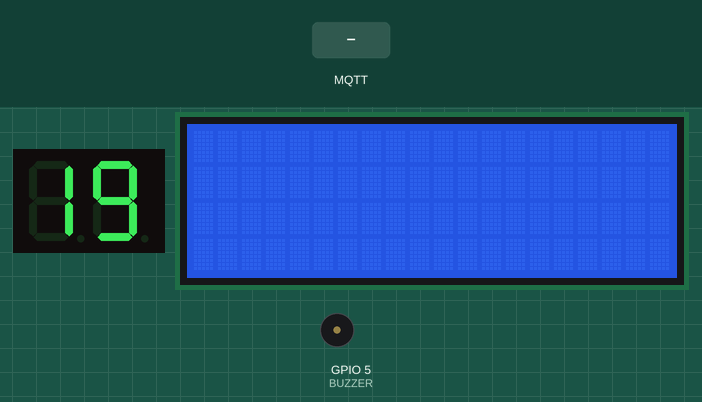
This sketch was run on a simulated ESP32. Shown: 2-digit seven-segment display, 20×4 character LCD, buzzer (waves = sounding, pin HIGH). Wiring (inferred from the names in the program): 2-digit 7-segment display, segments lit when LOW: segments GPIO 27, GPIO 2, GPIO 3, GPIO 4, GPIO 15, GPIO 25, GPIO 17; digit selects GPIO 26, GPIO 19. The inputs (shaded band) are chosen by the test bench. WiFi joins after 1.5 s; servers stay silent unless stated; no MQTT or app messages arrive unless stated; the segment pins are drawn as the display they are named for; pins used as bus, display or sensor lines are not drawn; what the sketch prints to the serial monitor is not drawn.

Above: at 2.8 s.
2.9 s: MQTT message "new" arrives on the first subscribed topic
At 4.0 s:
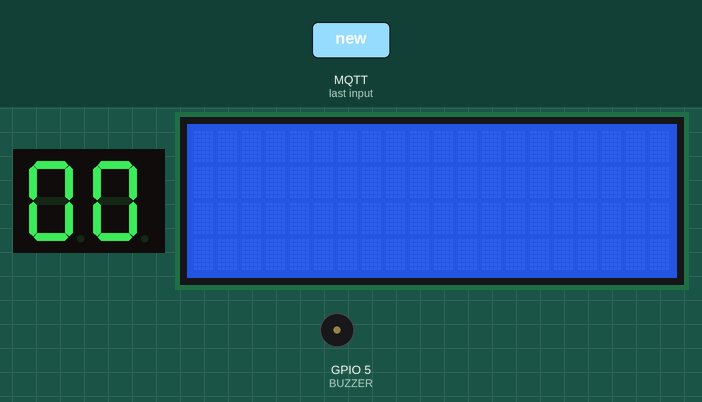
4.4 s: MQTT message "decreased" arrives on the first subscribed topic
5.9 s: MQTT message ":" arrives on the first subscribed topic
Timing chart, 0 to 8.9 s (numbered marks = the images above; inputs shaded):
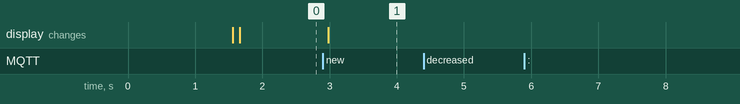

Measured:
- after the input at 2.9 s, the display: changes after 0.08 s (image 1)
- after the input at 4.4 s, every drawn part: stays the same
- after the input at 5.9 s, every drawn part: stays the same

The sketch:

Verzamelplek.ino
```cpp
#include <PubSubClient.h>
#include <WiFi.h>
#include <LiquidCrystal_I2C.h>

// Zelf instellen voor je eigen WLAN
const char* WLAN_SSID = "Eigen";
const char* WLAN_ACCESS_KEY = "Eigen";

// CLIENT_ID moet uniek zijn, dus zelf aanpassen (willekeurige letters en cijfers)
const char* MQTT_CLIENT_ID = "MQTTExampleTryout_dsjhaajksdhfjkhg";
// Gegevens van de MQTT broker die we in TI-1.4 kunnen gebruiken
const char* MQTT_BROKER_URL = "maxwell.bps-software.nl";
const int   MQTT_PORT = 1883;
const char* MQTT_USERNAME = "androidTI";
const char* MQTT_PASSWORD = "&FN+g$$Qhm7j";
const char* MQTT_DEVICE_ID = "card:4C11AECBE754";

// Definieer de MQTT topics
const char* MQTT_TOPIC_SUBSCRIBE = "groep/a3/device/4C11AECBE754";
const char* MQTT_TOPIC_CONNECT = "groep/a3/connect";
// Definieer de te gebruiken Quality of Service (QoS)
const int   MQTT_QOS = 0;
const int LINE_LENGTH = 16;

//Getal op 7-segment
int n = 1191;
int del = 5;
int count = 0;

//Esp32 gebruikte pins
int BUZZER = 5;
// 7 segment pins
int a = 27; //0
int b = 2;
int c = 3; //32
int d = 4;
int e = 15;
int f = 25; //25
int g = 17;
int c1 = 23;
int c2 = 26;//26
int c3 = 19;
int c4 = 18;

WiFiClient wifiClient;
PubSubClient mqttClient(wifiClient);
LiquidCrystal_I2C lcd(0x27,20 ,4);  // set the LCD address to 0x27 for a 16 chars and 2 line display

void mqttCallback(char* topic, byte* payload, unsigned int length) {
  // Logging
  Serial.print("MQTT callback called for topic ");
  Serial.println(topic);
  Serial.print("Payload length ");
  Serial.println(length);

  String myString = String(((char*)payload)).substring(0,length)+":";
  Serial.println(myString);

    String sa[4];
    int r=0, t=0;

    for (int i=0; i < myString.length(); i++){
      if(myString.charAt(i) == ':'){
        sa[t] = myString.substring(r, i);
        r=(i+1);
        t++;
      }
    }

    Serial.println(sa[0]);

    if(sa[0].equals("new")){
      lcd.clear();
      lcd.setCursor(0,0);
      lcd.print(sa[1]);
      lcd.setCursor(0,1);
      lcd.print(sa[2]);
      n = sa[3].toInt();
      Serial.println(n);
    }
    else if(sa[0].equals("decreased")){
      n--;
      Serial.println(n);

    }
}
void setup() {
  // put your setup code here, to run once:

  Serial.begin(115200);
  Serial.println("ESP32 MQTT example");
  WiFi.mode(WIFI_STA);
  WiFi.disconnect();
  Serial.println("Connecting to ");
  Serial.println(WLAN_SSID);
  WiFi.begin(WLAN_SSID, WLAN_ACCESS_KEY);
  while (WiFi.status() != WL_CONNECTED) {
    delay(500);
    Serial.print(".");
  }
  Serial.println("WiFi connected");
  Serial.println("IP address: ");
  Serial.println(WiFi.localIP());
  mqttClient.setServer(MQTT_BROKER_URL, MQTT_PORT);
  mqttClient.setCallback(mqttCallback);
  // Maak verbinding met de MQTT broker
  if (!mqttClient.connect(MQTT_CLIENT_ID, MQTT_USERNAME, MQTT_PASSWORD)) {
    Serial.println("Failed to connect to MQTT broker");
  } else {
    Serial.println("Connected to MQTT broker");
  }
  // Subscribe op de LCD topic
  if (!mqttClient.subscribe(MQTT_TOPIC_SUBSCRIBE, MQTT_QOS)) {
    Serial.print("Failed to subscribe to topic ");
    Serial.println(MQTT_TOPIC_SUBSCRIBE);
  } else {
    Serial.print("Subscribed to topic ");
    Serial.println(MQTT_TOPIC_SUBSCRIBE);
  }
  // Publish to topic
  if(!mqttClient.publish(MQTT_TOPIC_CONNECT, MQTT_DEVICE_ID)){
    Serial.print("Failed to publish");
    Serial.println(MQTT_TOPIC_CONNECT);
  }
  else{
    Serial.print("Published to topic ");
    Serial.println(MQTT_TOPIC_CONNECT);
  }

  lcd.init();                      // initialize the lcd
  lcd.backlight();

  pinMode(BUZZER, OUTPUT);
  pinMode(a,OUTPUT);
  pinMode(b,OUTPUT);
  pinMode(c,OUTPUT);
  pinMode(d,OUTPUT);
  pinMode(e,OUTPUT);
  pinMode(f,OUTPUT);
  pinMode(g,OUTPUT);
  pinMode(c1,OUTPUT);
  pinMode(c2,OUTPUT);
  pinMode(c3,OUTPUT);
  pinMode(c4,OUTPUT);
}

void loop() {
  // put your main code here, to run repeatedly:
  mqttClient.loop();

  clearLEDs();//clear the 7-segment display screen
  pickDigit(0);//Light up 7-segment display d1
  pickNumber((n/1000));// get the value of thousand
  delay(del);//delay 5ms

  //clearLED();//clear the 7-segment display screen
  pickDigit(1);//Light up 7-segment display d2
  pickNumber((n%1000)/100);// get the value of hundred
  delay(del);//delay 5ms

  //clearLED();//clear the 7-segment display screen
  pickDigit(2);//Light up 7-segment display d3
  pickNumber(n%100/10);//get the value of ten
  delay(del);//delay 5ms

  //clearLED();//clear the 7-segment display screen
  pickDigit(3);//Light up 7-segment display d4
  pickNumber(n%10);//Get the value of single digit

  count++;

  delay(del);
}

void clearLEDs(){
  digitalWrite(c1,HIGH);
  digitalWrite(a, HIGH);
  digitalWrite(b, HIGH);
  digitalWrite(c, HIGH);
  digitalWrite(d, HIGH);
  digitalWrite(e, HIGH);
  digitalWrite(f, HIGH);
  digitalWrite(g, HIGH);

  digitalWrite(c2,HIGH);
  digitalWrite(a, HIGH);
  digitalWrite(b, HIGH);
  digitalWrite(c, HIGH);
  digitalWrite(d, HIGH);
  digitalWrite(e, HIGH);
  digitalWrite(f, HIGH);
  digitalWrite(g, HIGH);

  digitalWrite(c3,HIGH);
  digitalWrite(a, HIGH);
  digitalWrite(b, HIGH);
  digitalWrite(c, HIGH);
  digitalWrite(d, HIGH);
  digitalWrite(e, HIGH);
  digitalWrite(f, HIGH);
  digitalWrite(g, HIGH);

  digitalWrite(c4,HIGH);
  digitalWrite(a, HIGH);
  digitalWrite(b, HIGH);
  digitalWrite(c, HIGH);
  digitalWrite(d, HIGH);
  digitalWrite(e, HIGH);
  digitalWrite(f, HIGH);
  digitalWrite(g, HIGH);
}

void clearLED(){
  digitalWrite(a, HIGH);
  digitalWrite(b, HIGH);
  digitalWrite(c, HIGH);
  digitalWrite(d, HIGH);
  digitalWrite(e, HIGH);
  digitalWrite(f, HIGH);
  digitalWrite(g, HIGH);
  //delay(1000);
}

void pickDigit(int digit){
  digitalWrite(c1, LOW);
  digitalWrite(c2, LOW);
  digitalWrite(c3, LOW);
  digitalWrite(c4, LOW);

  switch(digit){
    case 0:
    digitalWrite(c1, HIGH);
    break;
    case 1:
    digitalWrite(c2, HIGH);
    break;
    case 2:
    digitalWrite(c3, HIGH);
    break;
    case 3:
    digitalWrite(c4, HIGH);
    break;
  }
}

void pickNumber(int number){
  switch(number){
    default:
    zero();
    break;
    case 0:
    zero();
    break;
    case 1:
    one();
    break;
    case 2:
    two();
    break;
    case 3:
    three();
    break;
    case 4:
    four();
    break;
    case 5:
    five();
    break;
    case 6:
    six();
    break;
    case 7:
    seven();
    break;
    case 8:
    eight();
    break;
    case 9:
    nine();
    break;
  }
}

void zero(){
  digitalWrite(a, LOW);
  digitalWrite(b, LOW);
  digitalWrite(c, LOW);
  digitalWrite(d, LOW);
  digitalWrite(e, LOW);
  digitalWrite(f, LOW);
  digitalWrite(g, HIGH);
}
void one(){
  digitalWrite(a, HIGH);
  digitalWrite(b, LOW);
  digitalWrite(c, LOW);
  digitalWrite(d, HIGH);
  digitalWrite(e, HIGH);
  digitalWrite(f, HIGH);
  digitalWrite(g, HIGH);
}

void two(){
  digitalWrite(a, LOW);
  digitalWrite(b, LOW);
  digitalWrite(c, HIGH);
  digitalWrite(d, LOW);
  digitalWrite(e, LOW);
  digitalWrite(f, HIGH);
  digitalWrite(g, LOW);
}

void three(){
  digitalWrite(a, LOW);
  digitalWrite(b, LOW);
  digitalWrite(c, LOW);
  digitalWrite(d, LOW);
  digitalWrite(e, HIGH);
  digitalWrite(f, HIGH);
  digitalWrite(g, LOW);
}

void four(){
  digitalWrite(a, HIGH);
  digitalWrite(b, LOW);
  digitalWrite(c, LOW);
  digitalWrite(d, HIGH);
  digitalWrite(e, HIGH);
  digitalWrite(f, LOW);
  digitalWrite(g, LOW);
}

void five(){
  digitalWrite(a, LOW);
  digitalWrite(b, HIGH);
  digitalWrite(c, LOW);
  digitalWrite(d, LOW);
  digitalWrite(e, HIGH);
  digitalWrite(f, LOW);
  digitalWrite(g, LOW);
}

void six(){
  digitalWrite(a, LOW);
  digitalWrite(b, HIGH);
  digitalWrite(c, LOW);
  digitalWrite(d, LOW);
  digitalWrite(e, LOW);
  digitalWrite(f, LOW);
  digitalWrite(g, LOW);
}

void seven(){
  digitalWrite(a, LOW);
  digitalWrite(b, LOW);
  digitalWrite(c, LOW);
  digitalWrite(d, HIGH);
  digitalWrite(e, HIGH);
  digitalWrite(f, HIGH);
  digitalWrite(g, HIGH);
}

void eight(){
  digitalWrite(a, LOW);
  digitalWrite(b, LOW);
  digitalWrite(c, LOW);
  digitalWrite(d, LOW);
  digitalWrite(e, LOW);
  digitalWrite(f, LOW);
  digitalWrite(g, LOW);
}

void nine(){
  digitalWrite(a, LOW);
  digitalWrite(b, LOW);
  digitalWrite(c, LOW);
  digitalWrite(d, LOW);
  digitalWrite(e, HIGH);
  digitalWrite(f, LOW);
  digitalWrite(g, LOW);
}
```
